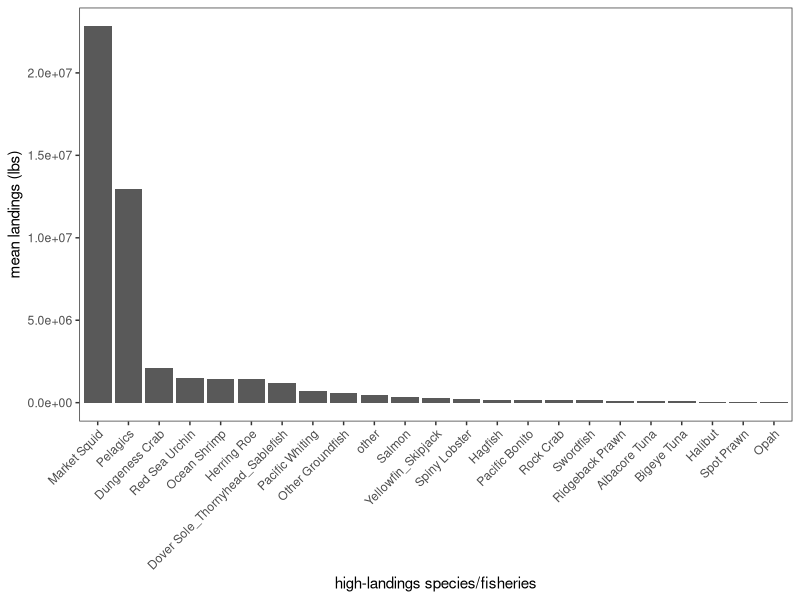

Write the R code that produced this figure.
# Script for isolating the species of interest from the DFW dataset of monthly
# landings by area.

library(stringr)
library(stringi)
library(dplyr)
library(reshape2)
library(ggplot2)

# Import dataset of all areas
all_areas <- read.csv("Data/DFW areas/all_areas.csv")

# Find most-landed species ----------------------------------------------------
# Isolate total landings and find mean by year
high_landings <- all_areas[, c(1, 14:16)]
high_landings <- high_landings %>% group_by(area, Species) %>% 
  summarize(landings = mean(Landings))  

# Isolate each area & order by landings in descending order
total_e <- high_landings %>% filter(area == "Eureka")
total_e <- total_e[order(-total_e$landings), ]

total_fb <- high_landings %>% filter(area == "Fort Bragg")
total_fb <- total_fb[order(-total_fb$landings), ]

total_bb <- high_landings %>% filter(area == "Bodega Bay")
total_bb <- total_bb[order(-total_bb$landings), ]

total_sf <- high_landings %>% filter(area == "San Francisco")
total_sf <- total_sf[order(-total_sf$landings), ]

total_m <- high_landings %>% filter(area == "Monterey")
total_m <- total_m[order(-total_m$landings), ]

total_mb <- high_landings %>% filter(area == "Morro Bay")
total_mb <- total_mb[order(-total_mb$landings), ]

total_sb <- high_landings %>% filter(area == "Santa Barbara")
total_sb <- total_sb[order(-total_sb$landings), ]

total_la <- high_landings %>% filter(area == "Los Angeles")
total_la <- total_la[order(-total_la$landings), ]

total_sd <- high_landings %>% filter(area == "San Diego")
total_sd <- total_sd[order(-total_sd$landings), ]

# Create dataframe of highest landed species
high_landings <- rbind(total_e[1:11, 1:2], total_fb[1:11, 1:2], 
                       total_bb[1:11, 1:2], total_sf[1:11, 1:2], 
                       total_m[1:11, 1:2], total_mb[1:11, 1:2],
                       total_sb[1:11, 1:2], total_la[1:11, 1:2], 
                       total_sd[1:11, 1:2])

# Get list of unique species names (not fully unique :/ )
high_landings <- levels(factor(high_landings$Species))
print(high_landings)


# Isolate species of interest -------------------------------------------------
# Column names for the initial columns of the overall dataframe
initial_cols <- c("Species", "January", "February", "March", "April", "May", "June",
                  "July", "August", "September", "October", "November", "December", 
                  "Landings", "year", "area")

crab <- all_areas %>% filter(str_detect(Species, "Dungeness")) %>% bind_rows
lobster <- all_areas %>% filter(str_detect(Species, "Lobster")) %>% bind_rows
squid <- all_areas %>% filter(str_detect(Species, "Squid market")) %>% bind_rows
albacore <- all_areas %>% filter(str_detect(Species, "albacore")) %>% bind_rows
bigeye <- all_areas %>% filter(str_detect(Species, "Tuna bigeye")) %>% bind_rows
prawn_spot <- all_areas %>% filter(str_detect(Species, "Prawn spot")) %>% bind_rows
swordfish <- all_areas %>% filter(str_detect(Species, "Swordfish")) %>% bind_rows
opah <- all_areas %>% filter(str_detect(Species, "Opah")) %>% bind_rows
bonito <- all_areas %>% filter(str_detect(Species, "Bonito Pacific")) %>% bind_rows
prawn_ridge <- all_areas %>% filter(str_detect(Species, "Prawn ridgeback")) %>% bind_rows
whiting <- all_areas %>% filter(str_detect(Species, "Whiting")) %>% bind_rows

# Halibut ---------------------------------------------------------------------
halibut <- all_areas %>% filter(str_detect(Species, "Halibut")) %>% bind_rows

# Update dataframe with new species name
halibut <- halibut[, -1] %>% group_by(area, year) %>%
  summarize(across(January:Landings, sum))  
halibut <- cbind(rep("Halibut", length(halibut$year)), halibut[, c(3:15, 2, 1)])
colnames(halibut) <- initial_cols

# Rock crab -------------------------------------------------------------------
rock_crab <- all_areas %>% filter(str_detect(Species, 
                                             "Crab red rock|Crab rock unspecified|Crab yellow rock")) %>% bind_rows
# Update dataframe with new species name
rock_crab <- rock_crab[, -1] %>% group_by(area, year) %>%
  summarize(across(January:Landings, sum))  
rock_crab <- cbind(rep("Rock Crab", length(rock_crab$year)), rock_crab[, c(3:15, 2, 1)])
colnames(rock_crab) <- initial_cols

# Yellowfin/Skipjack ----------------------------------------------------------
# Info on grouping here: https://escholarship.org/uc/item/24r1s04n
yellow_skip <- all_areas %>% filter(str_detect(Species, 
                                               "Tuna yellowfin|Tuna skipjack")) %>% bind_rows
# Update dataframe with new species name
yellow_skip <- yellow_skip[, -1] %>% group_by(area, year) %>%
  summarize(across(January:Landings, sum))  
yellow_skip <- cbind(rep("Yellowfin_Skipjack", length(yellow_skip$year)), yellow_skip[, c(3:15, 2, 1)])
colnames(yellow_skip) <- initial_cols

# Herring roe -----------------------------------------------------------------
herring_roe <- all_areas %>% filter(str_detect(Species, 
                                               "Herring Pacific roe|Herring Roe")) %>% bind_rows
# Update dataframe with new species name
herring_roe <- herring_roe[, -1] %>% group_by(area, year) %>%
  summarize(across(January:Landings, sum))  
herring_roe <- cbind(rep("Herring Roe", length(herring_roe$year)), herring_roe[, c(3:15, 2, 1)])
colnames(herring_roe) <- initial_cols

# Red sea urchin --------------------------------------------------------------
urchin <- all_areas %>% filter(str_detect(Species, 
                                          "Sea urchin red|Urchin red")) %>% bind_rows
# Update dataframe with new species name
urchin <- urchin[, -1] %>% group_by(area, year) %>%
  summarize(across(January:Landings, sum))  
urchin <- cbind(rep("Red Sea Urchin", length(urchin$year)), urchin[, c(3:15, 2, 1)])
colnames(urchin) <- initial_cols

# Hagfish ---------------------------------------------------------------------
hagfish <- all_areas %>% filter(str_detect(Species, 
                                           "Hagfish|Hagfishes")) %>% bind_rows
# Update dataframe with new species name
hagfish <- hagfish[, -1] %>% group_by(area, year) %>%
  summarize(across(January:Landings, sum))  
hagfish <- cbind(rep("Hagfish", length(hagfish$year)), hagfish[, c(3:15, 2, 1)])
colnames(hagfish) <- initial_cols

# Shrimp ----------------------------------------------------------------------
shrimp <- all_areas %>% filter(str_detect(Species, 
                                          "Shrimp Pacific Ocean|Shrimp ocean pink")) %>% bind_rows
# Update dataframe with new species name
shrimp <- shrimp[, -1] %>% group_by(area, year) %>%
  summarize(across(January:Landings, sum))  
shrimp <- cbind(rep("Ocean Shrimp", length(shrimp$year)), shrimp[, c(3:15, 2, 1)])
colnames(shrimp) <- initial_cols

# Dover sole, thornyhead, sablefish -------------------------------------------
deep_trawl <- all_areas %>% filter(str_detect(Species, 
                                              "Sole Dover|Thornyhead|Sablefish")) %>% bind_rows
# Update dataframe with new species name
deep_trawl <- deep_trawl[, -1] %>% group_by(area, year) %>%
  summarize(across(January:Landings, sum))  
deep_trawl <- cbind(rep("Dover Sole_Thornyhead_Sablefish", length(deep_trawl$year)), deep_trawl[, c(3:15, 2, 1)])
colnames(deep_trawl) <- initial_cols

# Groundfish - from list here -------------------------------------------------
# https://wildlife.ca.gov/Conservation/Marine/Federal-Groundfish 
# Without Dover sole, thornyhead, sablefish
other_ground <- all_areas %>% filter(str_detect(Species, 
                                                "Rockfish|Skate|Shark leopard|Shark soupfin|Shark spiny dogfish|Ratfish|Cabezon|Greenling|Lingcod|Cod|Scorpionfish|Flounder|Sole|Sanddab|Grenadiers")) %>% bind_rows
other_ground <- other_ground %>% filter(!str_detect(Species, "Sole Dover")) %>% bind_rows
# Update dataframe with new species name
other_ground <- other_ground[, -1] %>% group_by(area, year) %>%
  summarize(across(January:Landings, sum))  
other_ground <- cbind(rep("Other Groundfish", length(other_ground$year)), other_ground[, c(3:15, 2, 1)])
colnames(other_ground) <- initial_cols

# Salmon ----------------------------------------------------------------------
salmon <- all_areas %>% filter(str_detect(Species, "Salmon")) %>% bind_rows
salmon <- salmon %>% filter(!str_detect(Species, "Roe"))  # Remove salmon roe fishery
# Update dataframe with new species name
salmon <- salmon[, -1] %>%  group_by(area, year) %>% 
  summarize(across(January:Landings, sum))
salmon <- cbind(rep("Salmon", length(salmon$year)), salmon[, c(3:15, 2, 1)])
colnames(salmon) <- initial_cols

# Coastal pelagic species gathered from NOAA fisheries ------------------------
pelagics <- all_areas %>% filter(str_detect(Species, 
                                            "Sardine|Mackerel|Anchovy northern")) %>% bind_rows
# Update dataframe with new species name
pelagics <- pelagics[, -1] %>% group_by(area, year) %>% 
  summarize(across(January:Landings, sum))
pelagics <- cbind(rep("Pelagics", length(pelagics$year)), pelagics[, c(3:15, 2, 1)])
colnames(pelagics) <- initial_cols


# Category for everything not selected above ----------------------------------
other <- all_areas %>% filter(!str_detect(Species, "Dungeness"))
other <- other %>% filter(!str_detect(Species, "Lobster"))
other <- other %>% filter(!str_detect(Species, "Squid market"))
other <- other %>% filter(!str_detect(Species, "albacore|Tuna bigeye|Tuna yellowfin|Tuna skipjack"))
other <- other %>% filter(!str_detect(Species, "Prawn spot|Prawn ridgeback"))
other <- other %>% filter(!str_detect(Species, "Swordfish"))
other <- other %>% filter(!str_detect(Species, "Opah"))
other <- other %>% filter(!str_detect(Species, "Herring Pacific roe"))
other <- other %>% filter(!str_detect(Species, "Sea urchin red|Urchin red"))
other <- other %>% filter(!str_detect(Species, "Hagfish|Hagfishes"))
other <- other %>% filter(!str_detect(Species, "Shrimp Pacific Ocean|Shrimp ocean pink"))
other <- other %>% filter(!str_detect(Species, "Halibut"))
other <- other %>% filter(!str_detect(Species, "Rockfish"))
other <- other %>% filter(!str_detect(Species, "Thornyhead"))
other <- other %>% filter(!str_detect(Species, "Sablefish"))
other <- other %>% filter(!str_detect(Species, "Skate"))
other <- other %>% filter(!str_detect(Species, "Shark leopard|Shark soupfin|Shark spiny dogfish"))
other <- other %>% filter(!str_detect(Species, "Ratfish"))
other <- other %>% filter(!str_detect(Species, "Cabezon"))
other <- other %>% filter(!str_detect(Species, "Greenling"))
other <- other %>% filter(!str_detect(Species, "Lingcod"))
other <- other %>% filter(!str_detect(Species, "Cod"))
other <- other %>% filter(!str_detect(Species, "Whiting"))
other <- other %>% filter(!str_detect(Species, "Scorpionfish"))
other <- other %>% filter(!str_detect(Species, "Flounder"))
other <- other %>% filter(!str_detect(Species, "Sole"))
other <- other %>% filter(!str_detect(Species, "Sanddab"))
other <- other %>% filter(!str_detect(Species, "Grenadiers"))
other <- other %>% filter(!str_detect(Species, "Salmon"))
other <- other %>% filter(!str_detect(Species, "Sardine|Mackerel|Anchovy"))
other <- other %>% filter(!str_detect(Species, "Bonito Pacific"))
other <- other %>% filter(!str_detect(Species, "Crab red rock|Crab rock unspecified|Crab yellow rock"))

other_species <- levels(factor(other$Species))
print(other_species)
other <- other[, -1] %>% group_by(area, year) %>% 
  summarize(across(January:Landings, sum))
other <- cbind(rep("other", length(other$year)), other[, c(3:15, 2, 1)])
colnames(other) <- initial_cols


# Create dataframe of all species of interest ---------------------------------
all_soi <- rbind(crab, lobster, squid, albacore, bigeye, yellow_skip, 
                 prawn_spot, prawn_ridge, swordfish, opah, herring_roe, urchin, 
                 hagfish, shrimp, deep_trawl, other_ground, salmon, pelagics, 
                 bonito, rock_crab, whiting, halibut, other)

all_soi$Species <- trimws(all_soi$Species)  # trim white space from names

# Replace DFW species names with more understandable text
all_soi$Species <- str_replace_all(all_soi$Species, 
                                   c("Crab Dungeness" = "Dungeness Crab",
                                     "Lobster California spiny" = "Spiny Lobster",
                                     "Prawn spot" = "Spot Prawn",
                                     "Squid market" = "Market Squid",
                                     "Tuna albacore" = "Albacore Tuna",
                                     "Tuna bigeye" = "Bigeye Tuna",
                                     "Bonito Pacific" = "Pacific Bonito",
                                     "Prawn ridgeback" = "Ridgeback Prawn",
                                     "Whiting Pacific" = "Pacific Whiting"))
species <- levels(factor(all_soi$Species))  # list of species
print(species)  # check species list


# Check relative landings for the species of interest -------------------------
total_landings <- all_soi[, c(1, 14:16)]
total_landings <- total_landings %>% group_by(Species) %>% 
  summarize(landings = mean(Landings)) 

total_plot <- ggplot(total_landings, aes(y = landings, x = reorder(Species, -landings))) +
  geom_bar(position = "dodge", stat = "identity") +
  ylab("mean landings (lbs)") + xlab("high-landings species/fisheries") +
  theme_bw() +
  theme(panel.grid.major = element_blank(), panel.grid.minor = element_blank()) +
  theme(axis.text.x = element_text(angle = 45, hjust = 1)) 

ggsave(filename="Monthly pdf data/Figures/all_soi_landings.pdf", total_plot,
       width=300, height=150, units="mm", dpi=300)

# Calculate what percentage 'other' represents
(total_landings[[10,2]] / sum(total_landings[-10,2])) * 100


# Write .csv files for all SOI and the top SOI --------------------------------
write.csv(all_soi, "Data/dfw_areas_all_soi.csv", row.names = FALSE)

top_soi <- all_soi %>% filter(str_detect(Species, 
                                         "Market Squid|Pelagics|Dungeness Crab|Red Sea Urchin|Ocean Shrimp|Herring Roe|Dover Sole_Thornyhead_Sablefish|Pacific Whiting|Other Groundfish|Salmon"))
write.csv(top_soi, "Data/dfw_areas_top_soi.csv", row.names = FALSE)
